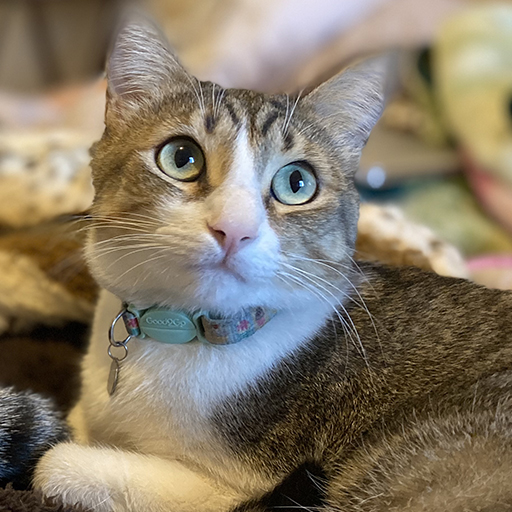
#> input picture 03 - Procesamiento de Imagenes/Imagenes/Lily.jpg, 512 x 512 px
$ jupyter execute 'b. Procesamiento de Imagenes.ipynb'   (older library calls are emulated)
#> lines starting #> are read from the running program, lines starting #| are printed output that depends on the picture; after the words box and inside, x2 and y2 are one past the last pixel; in counts of white or black regions, pixels touching at a corner belong together
<div class="alert alert-block alert-info">
<span style="color: rgb(0,53,91);">
<center></center>
<font face = "Times New Roman" size = "6"><b><center>Maestría en Sistemas Computacionales</center></b></font>
<font face = "Times New Roman" size = "5"><b><center>Programación para Análisis de Datos</center></b></font>

<b><br><font face = "Times New Roman" size = "4"><center>Unidad 2: Conceptos Generales</center></font>
<font face = "Times New Roman" size = "4"><center>Tema 2.6: Conceptos del Procesamiento de Imágenes</center></font>
<font face = "Times New Roman" size = "4"><center>Subtema b: Procesamiento de Imágenes</center></font></b>
<div align="right"><font face = "Times New Roman" size = "2">Dr. Iván Esteban Villalón Turrubiates (villalon@iteso.mx)</font></div>
</span></div>

## PROCESAMIENTO DE IMÁGENES

En este subtema se describen algunos principios básicos del **Procesamiento de Imágenes** empleando **OpenCV**.

Para ello, se realizará la carga de la imagen con los siguientes pasos:

1. Se cargan las librerías `OpenCV`, `NumPy` y `Matplotlib`.
2. Se lee el archivo `Lily.jpg` por medio del método `.imread()`.
3. Se convierte del modo `BGR` a `RGB` por medio del método `.cvtColor()`.
4. Se muestra la imagen para su verificación.

[cell 1]
#Importación de Librerías
import cv2
import numpy as np
import matplotlib.pyplot as plt

#Lectura de la Imagen desde un archivo JPG
Imagen = cv2.imread("./Imagenes/Lily.jpg")
#> Imagen is the input picture: shape (512, 512, 3); mean B, G, R 104.2, 122.3, 133.3

#Modificación del Espacio de Color
Lily = cv2.cvtColor(Imagen, cv2.COLOR_BGR2RGB)

#Impresión de la Imagen
plt.imshow(Lily)
plt.axis('off')
plt.title("Lily")
plt.show()

### Manipulaciones Básicas
Algunas de las manipulaciones básicas de imágenes empleando **OpenCV** se describen a continuación.

#### Reflejo:
La operación de **Reflejo** (*flip*) se lleva a cabo empleando el método `.flip(a,b)`, donde los argumentos son definidos por:

* El argumento `a`: Indica el nombre de la variable que contiene a la imagen.
* El argumento `b`: Puede ser `0` para giro vertical, o `1` para giro horizontal.

Esto es:

[cell 2]
#Operaciones de Giro
Lily_flip0 = cv2.flip(Lily,0)
Lily_flip1 = cv2.flip(Lily,1)
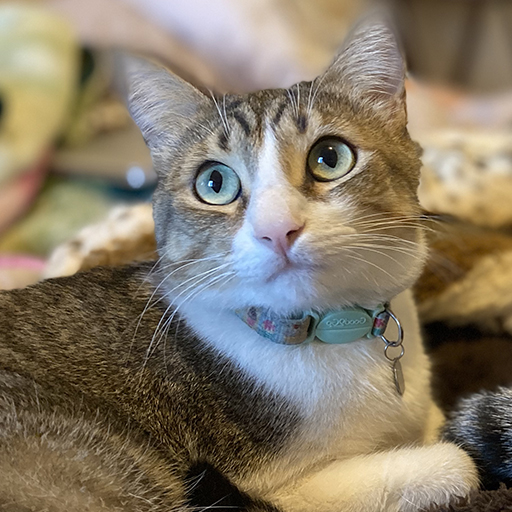
#> Lily_flip1: shape (512, 512, 3); mean R, G, B 133.3, 122.3, 104.2

#Impresión de las Imágenes
plt.subplot(1,3,1), plt.imshow(Lily), plt.axis('off'), plt.title("Original")
plt.subplot(1,3,2), plt.imshow(Lily_flip0), plt.axis('off'), plt.title("Reflejo Vertical")
plt.subplot(1,3,3), plt.imshow(Lily_flip1), plt.axis('off'), plt.title("Reflejo Horizontal")
#plt.imsave('./Guardados/Lily_GV.jpg', Lily_flip0)
#plt.imsave('./Guardados/Lily_GH.jpg', Lily_flip1)
plt.show()

#### Transpuesta:
La operación de imagen **Transpuesta** (*transpose*) se realiza por medio del método `.transpose()` de la manera descrita a continuación.

***Nota:*** Es importante notar que la operación de imagen **Transpuesta** convierte cada renglón en columnas, es por ello que se hace una rotación de 90 grados contra las manecillas del reloj, pero a la vez se hace una operación de **Reflejo**.

[cell 3]
#Operacion de Transpuesta
Lily_trans = cv2.transpose(Lily)
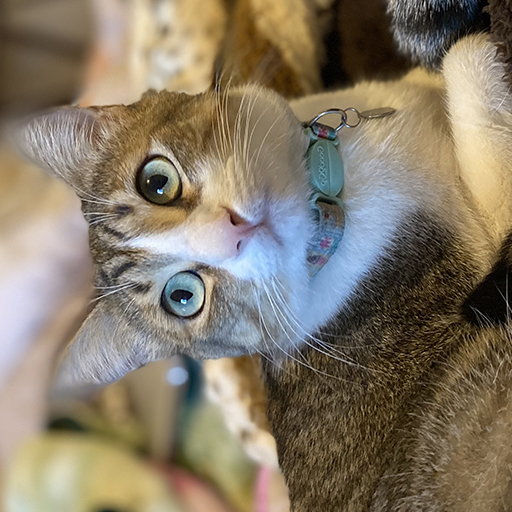
#> Lily_trans: shape (512, 512, 3); mean R, G, B 133.3, 122.3, 104.2

#Impresión de la Imagen
plt.subplot(1,2,1), plt.imshow(Lily), plt.axis('off'), plt.title("Original")
plt.subplot(1,2,2), plt.imshow(Lily_trans), plt.axis('off'), plt.title("Transpuesta")
#plt.imsave('./Guardados/Lily_TR.jpg', Lily_trans)
plt.show()

#### Rotación:
Una manera de realizar la operación de **Rotación** de una imagen, incluso especificando la cantidad de grados a rotar (en sentido contrario de las manecillas del reloj), es por medio del uso de una función de nombre `RotarImagen(imagen, angulo, p_base)`, cuyos argumentos son:

* El argumento `imagen`: Indica el nombre de la variable que contiene a la imagen.
* El argumento `angulo`: Indica el valor del ángulo a rotar.
* El argumento `p_base`: Indica el punto base a partir del cual se hará la rotación.

Por lo tanto, se definirá una **Función** llamada `RotarImagen(imagen, angulo, p_base)` la cual realiza las siguientes operaciones:

1. Determina una matriz de rotación mapeando por medio del método `.getRotationMatrix2D()`.
2. Mapea la matriz de rotación con la imagen de entrada usando el método `.warpAffine()`.

Debido a que se hará la rotación en base al centro de la imagen, se define una **Tupla** la cual será un arreglo de **NumPy** que contiene dos elementos:
* El punto medio del renglón.
* El punto medio de la columna.

Es necesario que sea una **Tupla** ya que el método `.getRotationMatrix2D()` lo requiere de esa manera (es decir, no puede ser una **Lista**).

Esto es:

[cell 4]
#Función para la Rotación
def RotarImagen(imagen, angulo, p_base):
    mat_rot = cv2.getRotationMatrix2D(p_base,angulo,1.0)
    return cv2.warpAffine(imagen, mat_rot, imagen.shape[0:2], flags = cv2.INTER_LINEAR)

De esa manera se puede definir la **Tupla** para el valor central de la imagen, y posteriormnte se llama a la función `RotarImagen()` con distintos ángulos de rotación, esto es:

[cell 5]
#Definición de Tupla con el Centro de la Imagen como Punto Base
centro = tuple(np.array(Lily.shape[0:2])/2)

#Operacion de Rotación
Lily_r90  = RotarImagen(Lily, 90,  centro)
Lily_r130 = RotarImagen(Lily, 130, centro)
Lily_r350 = RotarImagen(Lily, 350, centro)
Lily_rn45 = RotarImagen(Lily, -45, centro)

#Impresión de las Imágenes
plt.subplot(2,2,1), plt.imshow(Lily_r90),  plt.axis('off'), plt.title("Rotación 90º")
plt.subplot(2,2,2), plt.imshow(Lily_r130), plt.axis('off'), plt.title("Rotación 130º")
plt.subplot(2,2,3), plt.imshow(Lily_r350), plt.axis('off'), plt.title("Rotación 350º")
plt.subplot(2,2,4), plt.imshow(Lily_rn45), plt.axis('off'), plt.title("Rotación -45º")
# [4 lines of commented-out code are left out]
plt.show()

#### Rotación en base a un Punto de Referencia:
Sin embargo, es posible definir una **Tupla** con un punto específico a través del cual se hará la **Rotación** de la imagen.

Por ejemplo, para rotar 120 grados con base en la coordenada *(400,250)*, se define el punto base y posteriormente se llama a la función `RotarImagen(imagen,angulo,p_base)` de esta manera:

[cell 6]
#Definición de Tupla con el Punto Base de Rotación
p_base = (400,250)

#Operacion de Rotación
Lily_r120 = RotarImagen(Lily, 120, p_base)

#Impresión de las Imágenes
plt.imshow(Lily_r120)
plt.axis('off')
plt.title("Rotación 120º en Referencia")
#plt.imsave('./Guardados/Lily_r120.jpg', Lily_r120)
plt.show()

#### Reescalamiento:
La operación de **Reescalamiento** de una imagen se puede realizar por medio del uso de una **Función** de nombre `Reescalar(imagen, escala)`, cuyos argumentos son:
* El argumento `imagen`: Indica el nombre de la variable que contiene a la imagen.
* El argumento `escala`: Indica el valor del porcentaje de reescalamiento a apicar.

Para ello, la función `Reescalar(imagen, escala)` realiza las siguientes operaciones:
1. Modifica el ancho de la imagen multiplicándolo por la escala.
2. Modifica el alto de la imagen multiplicándolo por la escala.
3. Genera una **Tupla** con los dos valores previos.
4. Aplica el método `.resize()` para reescalar la imagen usando el valor de la **Tupla**.

[cell 7]
#Función para Reescalamiento
def Reescalar(imagen, escala):
#> called with escala = 10
    ancho = int(imagen.shape[1] * escala / 100)
    alto = int(imagen.shape[0] * escala / 100)
    dim = (ancho, alto)
    return cv2.resize(imagen, dim, interpolation = cv2.INTER_AREA)
#> returned value: shape (51, 51, 3)

De esa manera se puede llamar a la función `Reescalar()` con distintos porcentajes de reescalamiento.

**Nota:** Debido a las restricciones de **Jupyter Notebook**, no es posible visualizar la modificación de la escala de cada imagen en este **Notebook**. Sin embargo, las funciones para guardar cada imagen se pueden habilitar para poder realizar una comparativa visual. Adicionalmente, se muestran las dimensiones finales de cada modificación después de la operación de **Reescalamiento**.

[cell 8]
#Operacion de Reescalamiento
Lily_R10p  = Reescalar(Lily,  10)
Lily_R60p  = Reescalar(Lily,  60)
#> call 2 of Reescalar, with escala = 60
#> in Reescalar (call 2), `return cv2.resize(imagen, dim, interpolation = cv2.INTER_AREA)`:
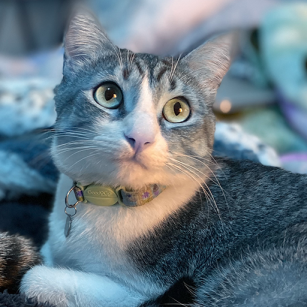
#> returned value: shape (307, 307, 3); mean of channels 0, 1, 2 133.3, 122.3, 104.2; drawn as B, G, R
Lily_R200p = Reescalar(Lily, 200)
Lily_R400p = Reescalar(Lily, 400)

#Impresión de las Imágenes
plt.subplot(2,2,1), plt.imshow(Lily_R10p),  plt.axis('off'), plt.title("Reescalamiento 10%")
plt.subplot(2,2,2), plt.imshow(Lily_R60p),  plt.axis('off'), plt.title("Reescalamiento 60%")
plt.subplot(2,2,3), plt.imshow(Lily_R200p), plt.axis('off'), plt.title("Reescalamiento 200%")
plt.subplot(2,2,4), plt.imshow(Lily_R400p), plt.axis('off'), plt.title("Reescalamiento 400%")
# [4 lines of commented-out code are left out]
plt.show()

#Impresión de los Valores
print("El tamaño de la Imagen Original es:", Lily.shape)
#| El tamaño de la Imagen Original es: (512, 512, 3)
print("El tamaño de la Imagen Reescalada al 10% es:",  Lily_R10p.shape)
#| El tamaño de la Imagen Reescalada al 10% es: (51, 51, 3)
print("El tamaño de la Imagen Reescalada al 60% es:",  Lily_R60p.shape)
#| El tamaño de la Imagen Reescalada al 60% es: (307, 307, 3)
print("El tamaño de la Imagen Reescalada al 200% es:", Lily_R200p.shape)
#| El tamaño de la Imagen Reescalada al 200% es: (1024, 1024, 3)
print("El tamaño de la Imagen Reescalada al 400% es:", Lily_R400p.shape)
#| El tamaño de la Imagen Reescalada al 400% es: (2048, 2048, 3)

### Modificaciones a las Imágenes
Algunas de las modificaciones que se pueden realizar a las imágenes empleando **OpenCV** se describen a continuación.

#### Operación de Umbralización (Threshold)
La **Umbralización (Threshold)** es el método más simple para realizar una segmentación en una imagen. Se realiza por medio de la separación de regiones de una imagen correspondientes a los objetos que se quieren analizar. Esta separación se basa en la variación de la intensidad entre los pixeles de objetos y los pixeles del fondo.

Para diferenciar los pixeles de interés del resto (que eventualmente serán rechazados), se realiza una comparación de cada valor de intensidad de los pixeles con respecto a un **umbral** que es determinado según el problema a resolver.

Una vez separados correctamente los pixeles importantes, se pueden establecer con un valor determinado para identificarlos, por ejemplo, colores `negro` o `blanco` para diferenciarlos.

En **OpenCV** esta operación se realiza por medio del método `.threshold(a,b,c,d)`, cuyos argumentos son:

* El argumento `a`: Indica el nombre de la variable que contiene a la imagen.
* El argumento `b`: Indica el valor de **umbral** que será la referencia.
* El argumento `c`: Indica el valor máximo a analizar.
* El argumento `d`: Indica el tipo de **umbral** a emplear.

La documentación detallada del método `.threshold()` se puede consultar [en esta liga](https://docs.opencv.org/master/d7/d1b/group__imgproc__misc.html#gae8a4a146d1ca78c626a53577199e9c57).

Para este ejemplo, emplearemos la imagen de `Lily` en escala de grises para que sea más correcta la determinación de la operación de **Umbralización**, esto es:

[cell 9]
#Imagen en Escala de Grises
Lily_GS = cv2.cvtColor(Lily, cv2.COLOR_RGB2GRAY)
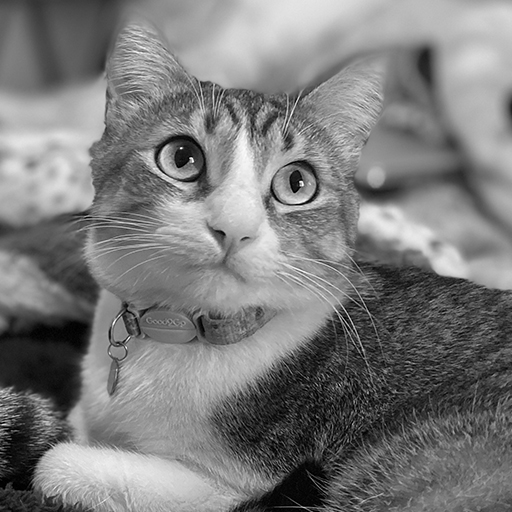
#> Lily_GS: shape (512, 512); min 0, max 255, mean 123.5

#Valor del Umbral
umbral = 127

#Operacion de Umbralización (Threshold)
ret, Lily_TH = cv2.threshold(Lily_GS, umbral, 255, 0)
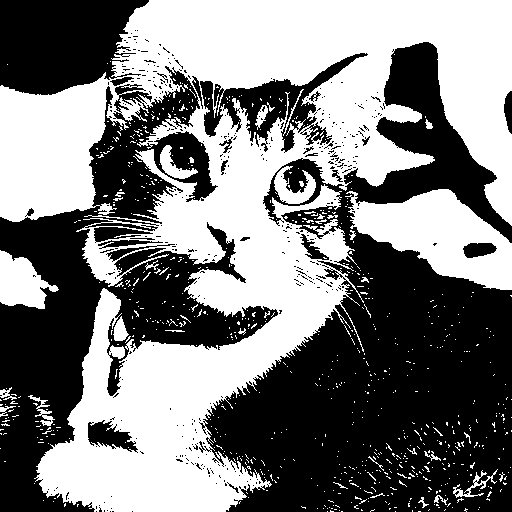
#> Lily_TH: shape (512, 512); 49.3% white; 765 white regions (730 under 20 px), largest, box (x1, y1, x2, y2) and area: (0, 0, 512, 512) 112849, (345, 189, 512, 290) 8918, (0, 250, 59, 309) 2057
#> ret = 127

#Impresión de las Imágenes
plt.subplot(1,2,1), plt.imshow(Lily_GS, cmap='gray'), plt.axis('off'), plt.title("Escala de Grises")
plt.subplot(1,2,2), plt.imshow(Lily_TH, cmap='gray'), plt.axis('off'), plt.title("Umbral")
#plt.imsave('./Guardados/Lily_TH.jpg', Lily_TH, cmap='gray')
plt.show()

#### Operación de Reducción de Ruido
La operación de **Reducción de Ruido** generalmente emplea la operación de **Difuminado/Suavizado (Blurring/Smoothing)** en una imagen empleando un modelo ***Gaussiano***.

El ancho del modelo ***Gaussiano*** determinará la cantidad de **Suavizado** a aplicar.

En **OpenCV** esta operación se realiza por medio del método `.GaussianBlur(a,b,c)`, cuyos argumentos son:

* El argumento `a`: Indica el nombre de la variable que contiene a la imagen.
* El argumento `b`: Indica el ancho y el alto del modelo ***Gaussiano*** a aplicar.
* El argumento `c`: Indica el valor de la desviación estándar a aplicar.

La documentación detallada del método `.GaussianBlur()` se puede consultar [en esta liga](https://docs.opencv.org/2.4/modules/imgproc/doc/filtering.html#gaussianblur).

Para este ejemplo, emplearemos la imagen de `Lily` aplicando un valor `d` que marca el ancho del modelo ***Gaussiano*** a aplicar.

[cell 10]
#Valor del ancho del modelo Gaussiano
d = 20

#Operacion de Suavizado (Blur)
Lily_BL = cv2.GaussianBlur(Lily, (2*d+1, 2*d+1), -1)[d:-d,d:-d]
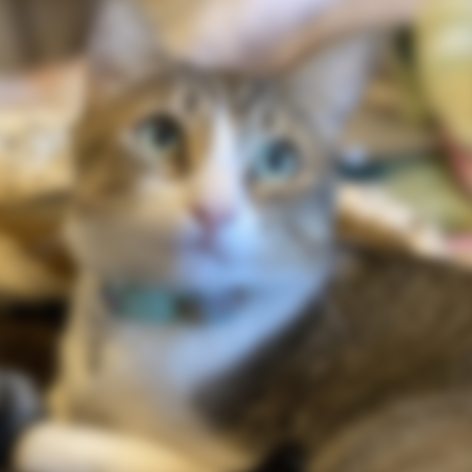
#> Lily_BL: shape (472, 472, 3); mean R, G, B 132.1, 122.1, 105.2

#Impresión de las Imágenes
plt.subplot(1,2,1), plt.imshow(Lily), plt.axis('off'), plt.title("Original")
plt.subplot(1,2,2), plt.imshow(Lily_BL), plt.axis('off'), plt.title("Suavizado")
#plt.imsave('./Guardados/Lily_BL.jpg', Lily_BL)
plt.show()

#### Suavizado en Reescalamiento
El método de **Detección de Bordes de Canny** emplea dos **umbrales** en su aplicación:

* El primer **umbral** determina la posibilidad de que **Canny** encuentre un borde.
* El segundo **umbral** determina la posibilidad de que **Canny** siga ese borde una vez encontrado.

[cell 11]
#Operacion de Reescalamiento
Lily_Big = Reescalar(Lily, 1000)

#Impresión de los Valores
print("El tamaño de la Imagen Original es:", Lily.shape)
#| El tamaño de la Imagen Original es: (512, 512, 3)
print("El tamaño de la Imagen Reescalada al 1000% es:",  Lily_Big.shape)
#| El tamaño de la Imagen Reescalada al 1000% es: (5120, 5120, 3)

#Valor del ancho del modelo Gaussiano
d = 20

#Operacion de Suavizado (Blur)
Lily_Big_Suav = cv2.GaussianBlur(Lily_Big, (2*d+1, 2*d+1), -1)[d:-d,d:-d]

#Impresión de las Imágenes
plt.subplot(1,3,1), plt.imshow(Lily), plt.axis('off'), plt.title("Original")
plt.subplot(1,3,2), plt.imshow(Lily_Big), plt.axis('off'), plt.title("Reescalado al 1000%")
plt.subplot(1,3,3), plt.imshow(Lily_Big_Suav), plt.axis('off'), plt.title("Suavizado")
#plt.imsave('./Guardados/Lily_Big.jpg', Lily_Big)
#plt.imsave('./Guardados/Lily_Big_Suav.jpg', Lily_Big_Suav)
plt.show()

Para visualizar de mejor manera el resultado del suavizado aplicado al reescalamiento, se puede mostrar solamente el ojo derecho de `Lily`, previamente se había indicado la zona de los pixeles donde se ubica, considerando el reescalamiento al 1000% los valores donde se ubica son:
* Renglones: pixeles del 1300 al 1900.
* Columnas: pixeles del 1500 al 2100.

[cell 12]
#Impresión de las Imágenes
plt.subplot(1,2,1), plt.imshow(Lily_Big[1300:1900, 1500:2100, :]), plt.axis('off'), plt.title("Reescalado al 1000%")
plt.subplot(1,2,2), plt.imshow(Lily_Big_Suav[1300:1900, 1500:2100, :]), plt.axis('off'), plt.title("Suavizado")
plt.show()
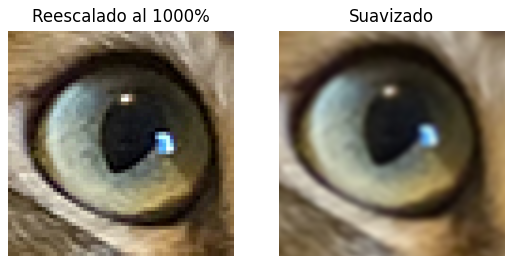
#> figure drawn by matplotlib, 2 panels

### Detección de Bordes
La **Detección de Bordes** se había revisado en sesiones anteriores por medio de la operación de **Convolución** con una matriz previamente definida. Adicionalmente, las **Redes Neuronales Convolucionales (Convolutional Neural Networks)** son una técnica que ofrece resultados a estos procesos, pero es un tópico que no se abordará en este curso. Se analizarán dos métodos que realizan la operación de **Detección de Bordes**.

#### Detección de Bordes de Sobel
El método de **Detección de Bordes de Sobel** fue uno de los primeros que pudieron realizar la operación de manera adecuada, invoucrando la operación de **Convolución** dentro de su proceso.

En **OpenCV** esta operación se realiza por medio del método `.Sobel(a,b,c,d,e)`, cuyos argumentos son:

* El argumento `a`: Indica el nombre de la variable que contiene a la imagen.
* El argumento `b`: Indica la función Gradiente a emplear (se emplea `cv2.CV_64F` en este caso).
* El argumento `c`: Indica la aplicación en el eje `X` (1 aplica, 0 no aplica).
* El argumento `d`: Indica la aplicación en el eje `Y` (1 aplica, 0 no aplica).
* El argumento `e`: Indica el tamaño del núcleo de Sobel.

La documentación detallada del método `.Sobel()` se puede consultar [en esta liga](https://docs.opencv.org/3.4/d4/d86/group__imgproc__filter.html#gacea54f142e81b6758cb6f375ce782c8d).

Para este ejemplo, emplearemos la imagen de `Lily` en escala de grises para que sea más correcta la determinación de la operación de **Detección de Bordes de Sobel**. Por otro lado, se puede aplicar al eje `X`, al eje `Y` o a ambos, esto es:

[cell 13]
#Imagen en Escala de Grises
Lily_GS = cv2.cvtColor(Lily, cv2.COLOR_RGB2GRAY)

#Operacion de Detección de Borde de Sobel
Lily_Sx  = cv2.Sobel(Lily_GS,cv2.CV_64F,1,0,ksize=9)
Lily_Sy  = cv2.Sobel(Lily_GS,cv2.CV_64F,0,1,ksize=9)
Lily_Sxy = cv2.Sobel(Lily_GS,cv2.CV_64F,1,1,ksize=9)
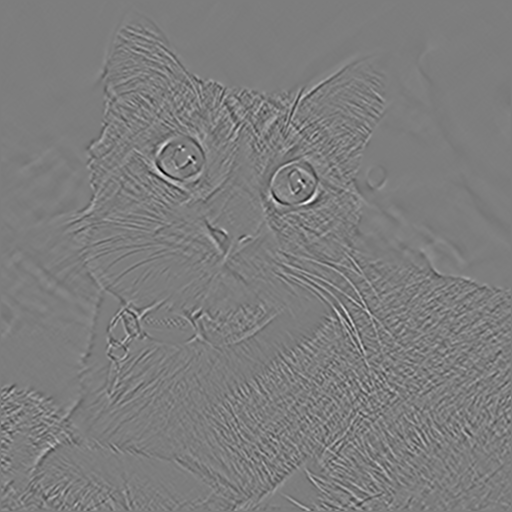
#> Lily_Sxy: shape (512, 512) float64; min -270798, max 279254, mean -3.8; drawn with min black and max white

#Impresión de las Imágenes
plt.subplot(2,2,1), plt.imshow(Lily), plt.axis('off'), plt.title("Original")
plt.subplot(2,2,2), plt.imshow(Lily_Sx, cmap = 'gray'), plt.axis('off'), plt.title("Sobel X")
plt.subplot(2,2,3), plt.imshow(Lily_Sy, cmap = 'gray'), plt.axis('off'), plt.title("Sobel Y")
plt.subplot(2,2,4), plt.imshow(Lily_Sxy,cmap = 'gray'), plt.axis('off'), plt.title("Sobel XY")
#plt.imsave('./Guardados/Lily_Sx.jpg', Lily_Sx, cmap = 'gray')
#plt.imsave('./Guardados/Lily_Sy.jpg', Lily_Sy, cmap = 'gray')
#plt.imsave('./Guardados/Lily_Sxy.jpg', Lily_Sxy, cmap = 'gray')
plt.show()

#### Detección de Bordes de Canny
El método de **Detección de Bordes de Canny** emplea dos **umbrales** en su aplicación:

* El primer **umbral** determina la posibilidad de que **Canny** encuentre un borde.
* El segundo **umbral** determina la posibilidad de que **Canny** siga ese borde una vez encontrado.

En **OpenCV** esta operación se realiza por medio del método `.Canny(a,b,c)`, cuyos argumentos son:

* El argumento `a`: Indica el nombre de la variable que contiene a la imagen.
* El argumento `b`: Indica el valor del primer **umbral**.
* El argumento `c`: Indica el valor del segundo **umbral**. Se recomienda que el segundo **umbral** sea de 2 a 3 veces el valor del primer **umbral**.

La documentación detallada del método `.cv2.Canny()` se puede consultar [en esta liga](https://docs.opencv.org/2.4/modules/imgproc/doc/feature_detection.html?highlight=canny).

Para este ejemplo, emplearemos una versión **Suavizada** de la imagen de `Lily` y en escala de grises para que sea más correcta la determinación de la operación de **Detección de Bordes de Canny**. Por otro lado, se recomienda que el segundo **umbral** sea de 2 a 3 veces el valor del primer **umbral**, esto es:

[cell 14]
#Valores de Umbrales y Suavizado
umbral = 120

#Copia de la Imagen Original
Lily_Comb = Lily.copy()

#Operacion de Detección de Borde de Canny
Lily_Can = cv2.Canny(Lily, umbral, (2.5 * umbral))
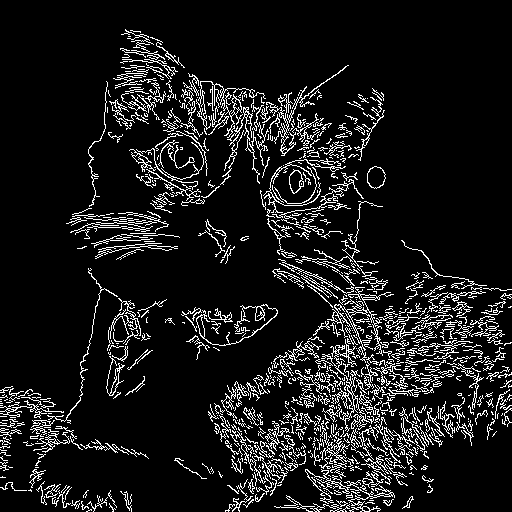
#> Lily_Can: shape (512, 512); 10% white in thin lines or dots

#Combinando los Bordes con la Copia de la Imagen Original
Lily_Comb[Lily_Can != 0] = (0, 255, 0)
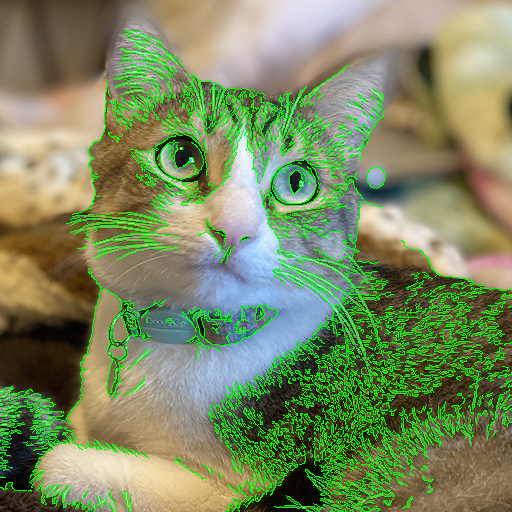
#> Lily_Comb: shape (512, 512, 3); mean R, G, B 122.8, 138.1, 95.9

#Impresión de las Imágenes
plt.subplot(1,3,1), plt.imshow(Lily), plt.axis('off'), plt.title("Original")
plt.subplot(1,3,2), plt.imshow(Lily_Can), plt.axis('off'), plt.title("Canny")
plt.subplot(1,3,3), plt.imshow(Lily_Comb), plt.axis('off'), plt.title("Combinado")
#plt.imsave('./Guardados/Lily_Can.jpg', Lily_Can)
#plt.imsave('./Guardados/Lily_Comb.jpg', Lily_Comb)
plt.show()
